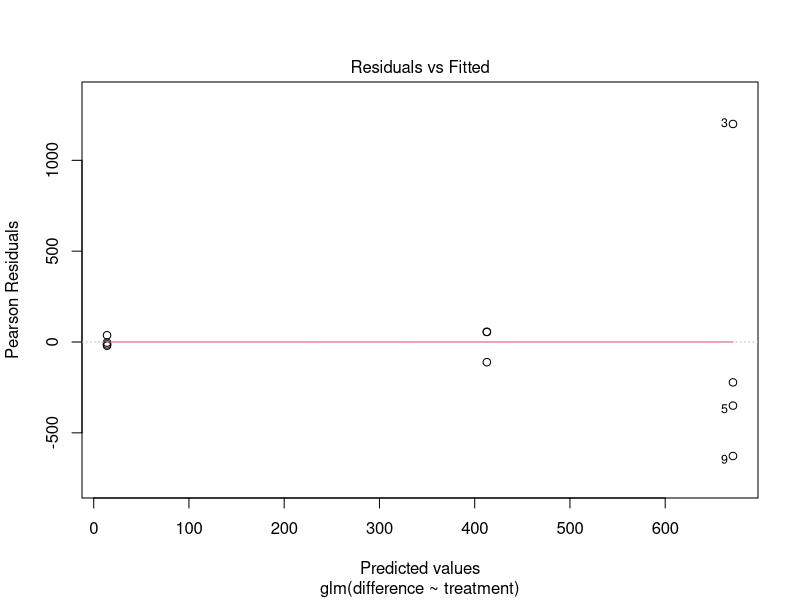
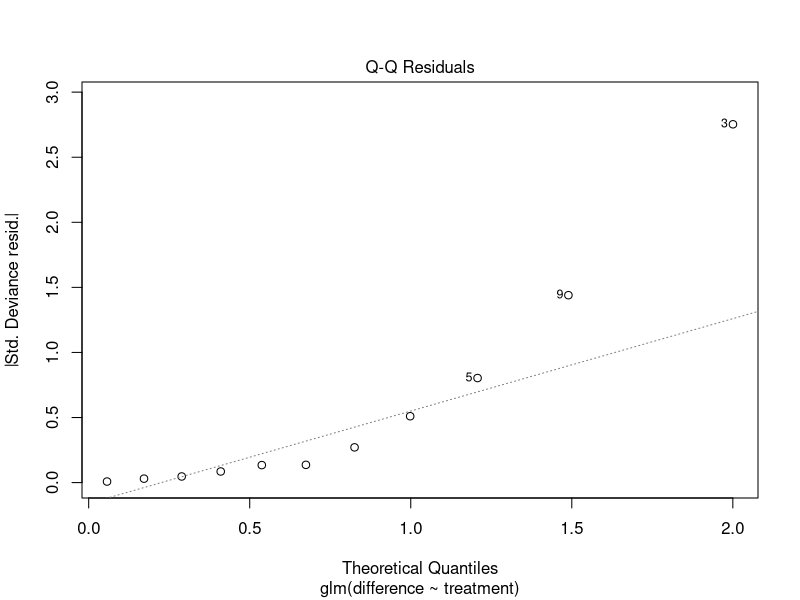
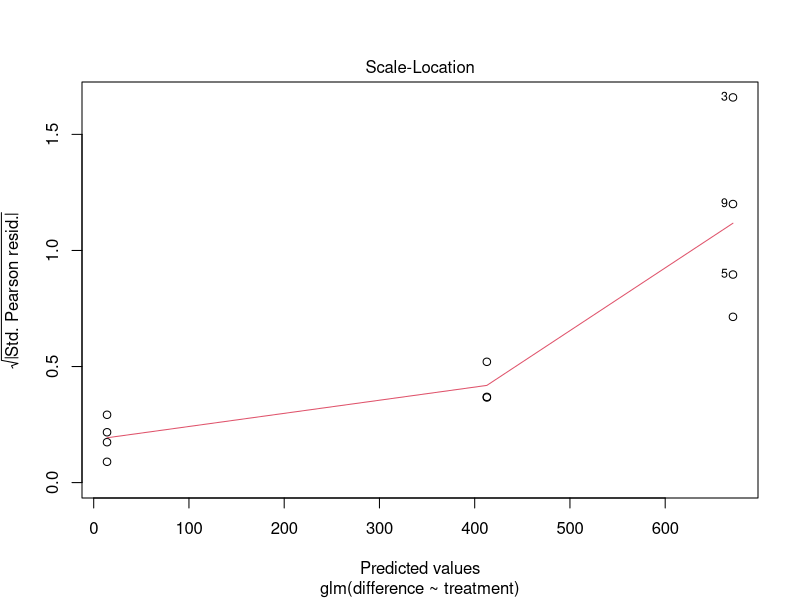
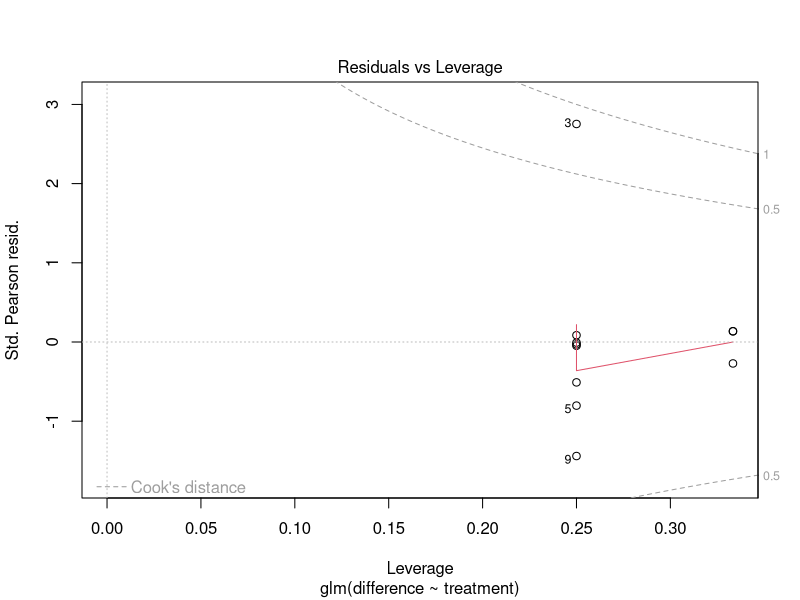
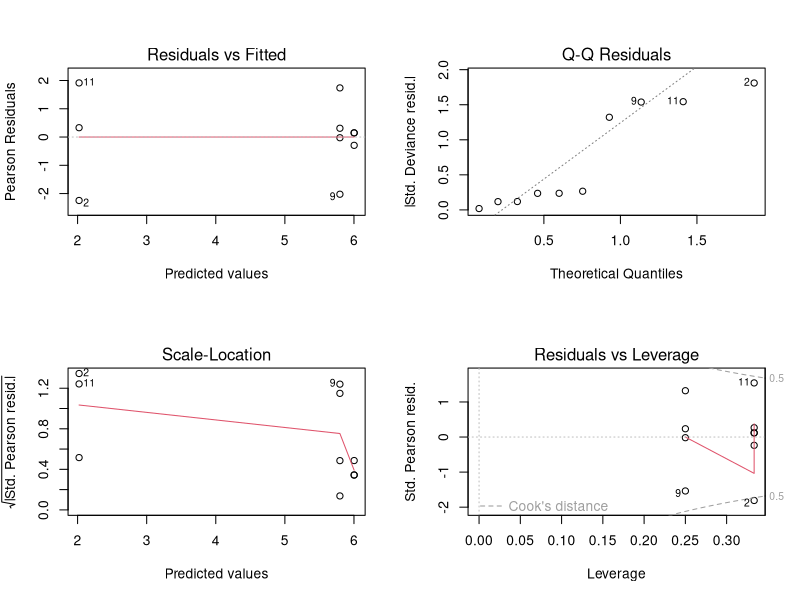
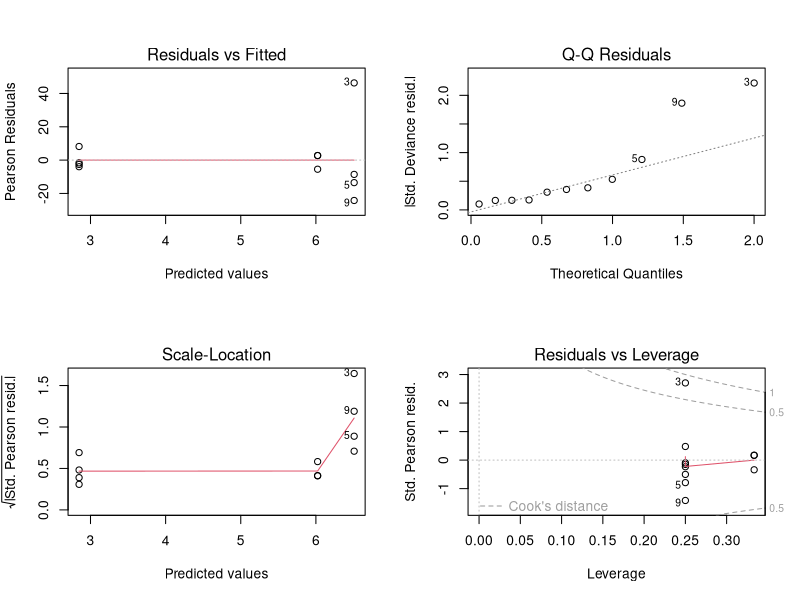
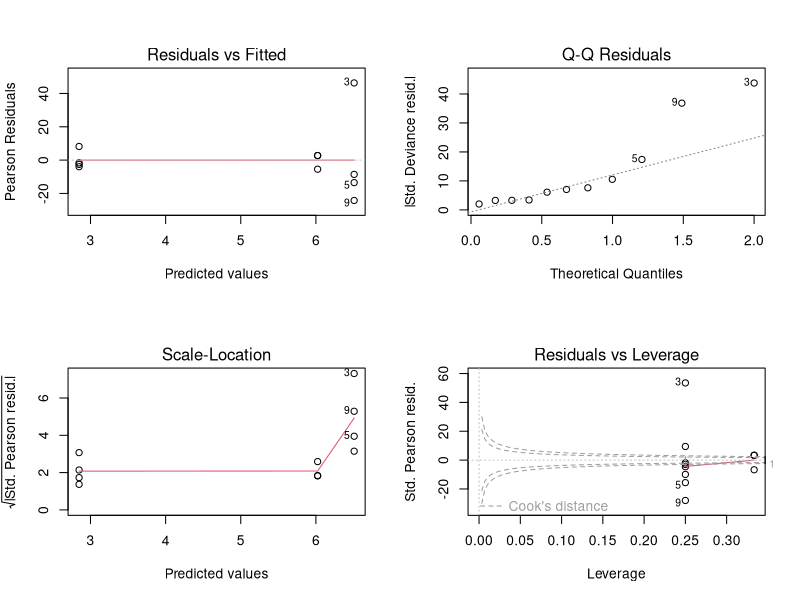
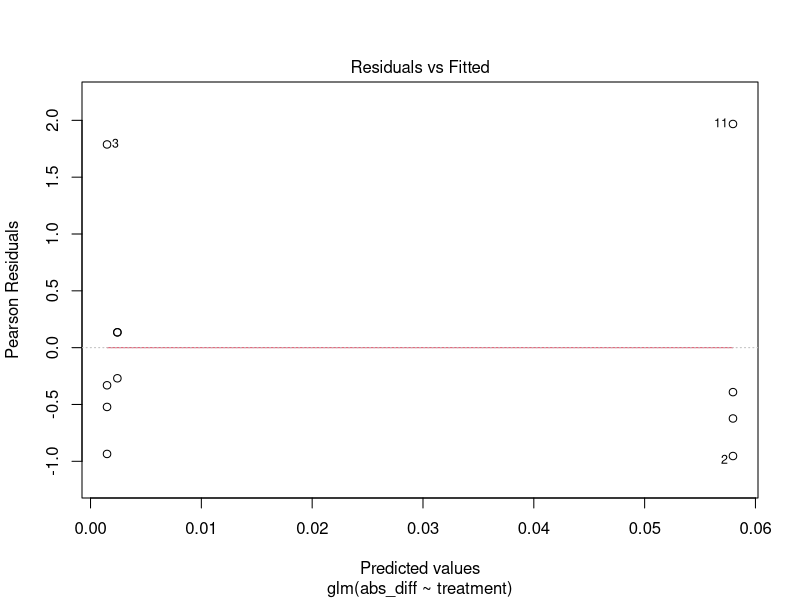

Write R code to recreate these figures, in order.
setwd("~/Desktop/capstone/analysis/Juan")

CWDdata = read.csv("output.csv")

# model using gaussian
model = glm(difference ~ treatment, family = gaussian, data = CWDdata)
summary(model)

par(mfrow = c(1,1))
plot(model)

# log guassian model
CWDdata = CWDdata[-c(12)]
modellog = glm(log(difference) ~ treatment , family = gaussian, data = CWDdata)
summary(modellog)


par(mfrow = c(2,2))
plot(modellog)

# the plot here shows that the plot 3, 5, 9 are always outl, but all of 
# them are from the radial treatment

## quasipoisson + abs_diff
CWDdata["abs_diff"] = abs(CWDdata["difference"] )
model1 = glm(abs_diff ~ treatment, family = quasipoisson(link = "log"), data = CWDdata)
summary(model1)

par(mfrow = c(2,2))
plot(model1)

# model using poisson + abs_diff
model2 = glm(abs_diff ~ treatment, family = poisson, data = CWDdata)
summary(model2)

par(mfrow = c(2,2))
plot(model2)




## Gamma + abs_diff
model3 = glm(abs_diff ~ treatment, family = Gamma(link = "inverse"), data = CWDdata)
summary(model3)

par(mfrow = c(1,1))
plot(model3)

